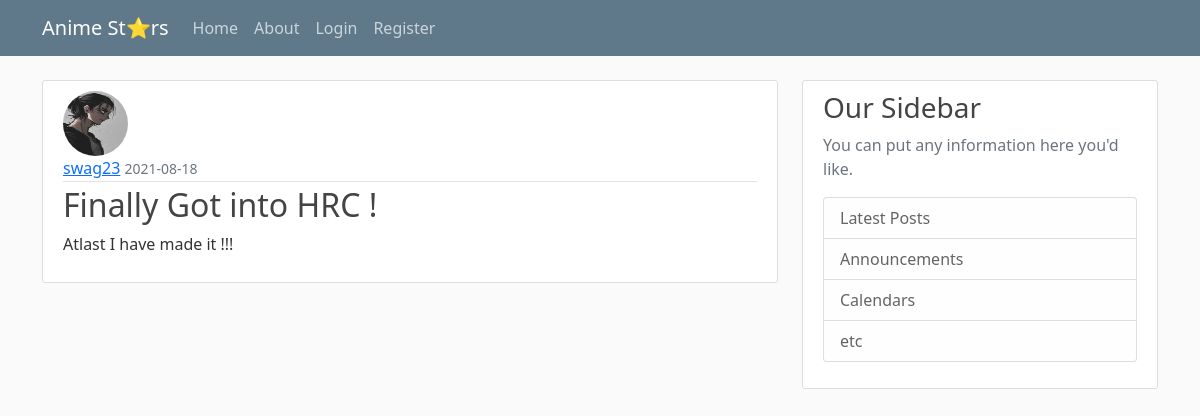
The page /post/2 on the database as committed earlier.
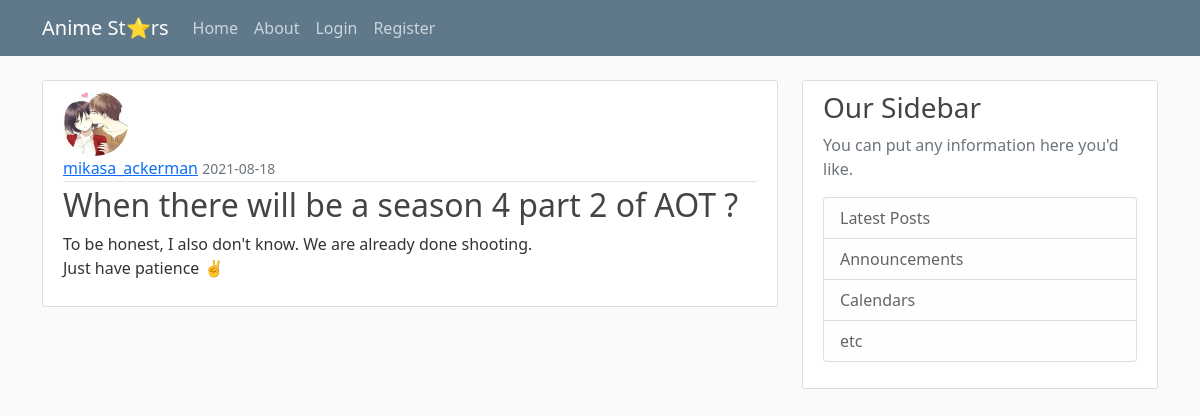
The same page on the database as committed later.
### main/models.py (models this page shows, shortened)
class User(db.Model, UserMixin):
    id = db.Column(db.Integer, primary_key=True)
    username = db.Column(db.String(20), unique=True, nullable=False)
    email = db.Column(db.String(120), unique=True, nullable=False)
    image_file = db.Column(db.String(20), nullable=False, default='default.jpg')
    password = db.Column(db.String(60), nullable=False)
    posts = db.relationship('Post', backref='author', lazy=True)

class Post(db.Model):
    id = db.Column(db.Integer, primary_key=True)
    title = db.Column(db.String(100), nullable=False)
    date_posted = db.Column(db.DateTime, nullable=True, default=datetime.utcnow)
    content = db.Column(db.Text, nullable=False)
    user_id = db.Column(db.Integer, db.ForeignKey('user.id'), nullable=False)

### main/posts/routes.py (the view)
@posts.route('/post/<int:post_id>')
def post(post_id):
    post = Post.query.get_or_404(post_id)
    return render_template('post.html', title='post.title', post=post)

### main/templates/post.html (shortened to what this page needs)
{% extends "layout.html" %}
{% block content %}
   <article class="media content-section">
      <img class="rounded-circle article-img" src="{{ url_for('static', filename='profile_pics/' + post.author.image_file) }}">
      <div class="media-body">
        <div class="article-metadata">
          <a class="mr-2" href="{{ url_for('users.user_post', username=post.author.username) }}">{{ post.author.username }}</a>
          <small class="text-muted">{{ post.date_posted.strftime('%Y-%m-%d') }}</small>
        </div>
        <h2 class="article-title">{{ post.title }}</h2>
        <p class="article-content">{{ post.content }}</p>
      </div>
   </article>
{% endblock content %}

Rows that differ between the two databases and show on the page:
changed User: image_file: picture added in place of a placeholder; author.username "swag23" → "mikasa_ackerman"
changed Post: title "Finally Got into HRC !" → "When there will be a season 4 part 2 of AOT ?"; content "Atlast I have made it !!!" → "To be honest, I also don't know. We are already done shooting. Just have patience ✌️"
